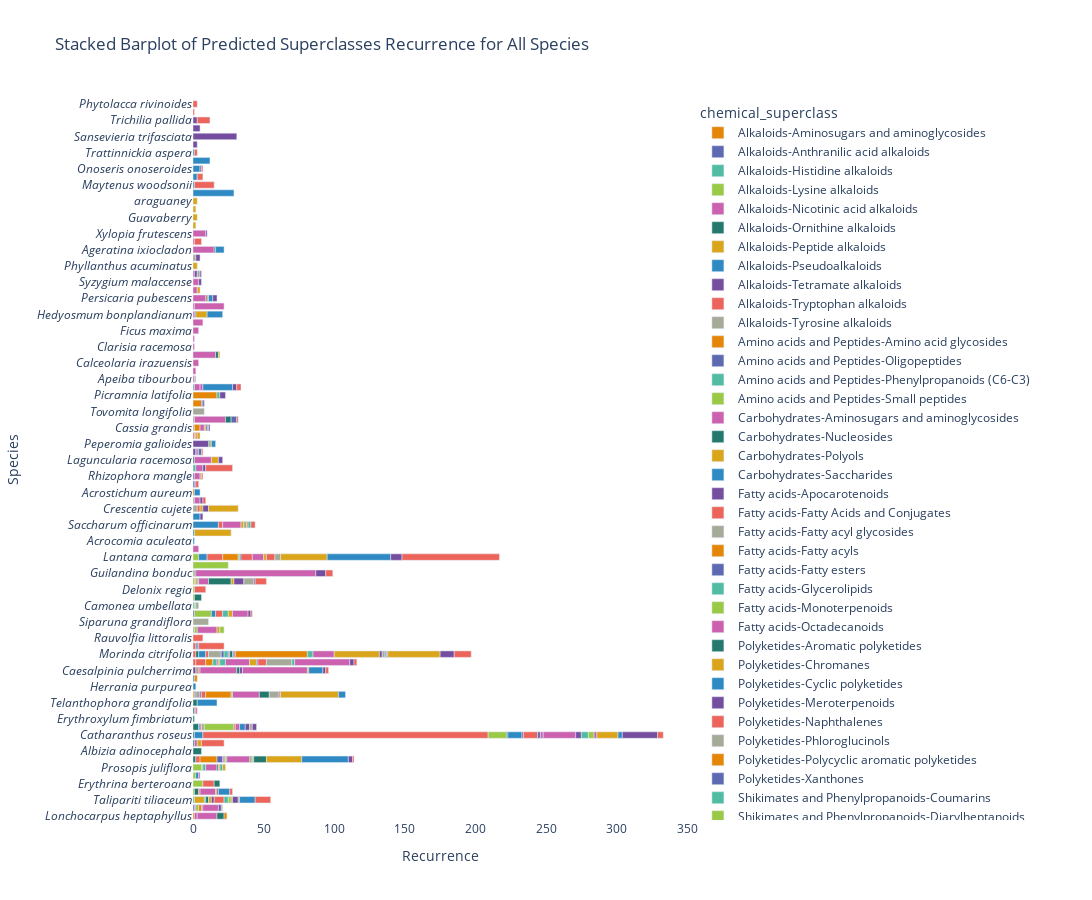

Notebook source saved alongside this figure:
### Markdown cell above
Generate une plot by species (samples) and the chemical class

### Code cell
import pandas as pd
import plotly.express as px
import os

# Define the Vivid color palette (you can customize this as needed)
vivid_palette = px.colors.qualitative.Vivid

# Step 1: Initialize an empty DataFrame to store all data
all_data = pd.DataFrame(columns=['queried_taxaLabel', 'chemical_superclass'])

# Step 2: Read data from all .tsv files in the output_folder
for filename in os.listdir(output_folder):
    if filename.endswith(".tsv"):
        file_data = pd.read_csv(os.path.join(output_folder, filename), sep='\t')
        all_data = pd.concat([all_data, file_data])

# Step 3: Rename the "queried_taxaLabel" column to "species"
all_data.rename(columns={'queried_taxaLabel': 'species'}, inplace=True)

# Remove 'API Error-API Error' and 'Not Classified-Not Classified'
all_data = all_data[(all_data['chemical_superclass'] != 'API Error-API Error') & (all_data['chemical_superclass'] != 'Not Classified-Not Classified')]

# Step 4: Group and aggregate data to calculate recurrence
agg_data = all_data.groupby(['species', 'chemical_superclass']).size().reset_index(name='recurrence')

# Define a sequential color palette for 'chemical_superclass'
#color_palette = plotly.colors.sequential.Cividis

# Step 5: Create the stacked barplot with the Vivid color palette
fig = px.bar(agg_data, y=agg_data['species'].apply(lambda x: f"<i>{x}</i>"), x='recurrence',
             title='Stacked Barplot of Predicted Superclasses Recurrence for All Species',
             labels={'recurrence': 'Recurrence'},
             color='chemical_superclass',
             color_discrete_sequence=px.colors.qualitative.Vivid,  # Use the Vivid color palette
             #color_discrete_sequence=color_palette,
             category_orders={'chemical_superclass': sorted(agg_data['chemical_superclass'].unique())},
             orientation='h'#,
             #hover_data=['chemical_compound'] 
            )

# Modify the y-axis label
fig.update_yaxes(title_text='Species')

# Set a white background
fig.update_layout(plot_bgcolor='white')

# Modify the size of the figure
fig.update_layout(width=1500, height=900)

# Save the figure as an HTML file
fig.write_html("Wikidata_superclass_barplot.html")

# Show or save the figure
fig.show()
